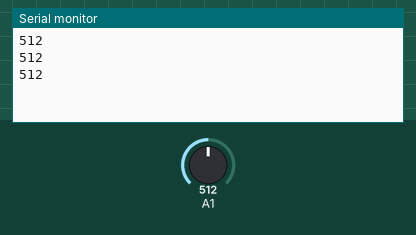
Simulated run of this sketch. Board: Arduino Uno, built with avr-gcc and run on an emulated ATmega328P. Parts: the last lines printed to the serial monitor. The inputs (shaded band) are chosen by the test bench; at power-on: A1 = 512.

Above: at 1.3 s.
1.4 s: A1 set to 716
At 1.9 s:
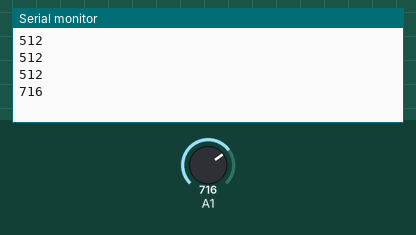
2.9 s: A1 set to 900
At 3.4 s:
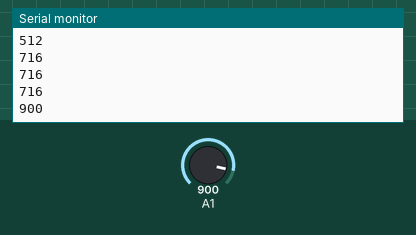
Timing chart, 0 to 5.9 s (numbered marks = the images above; inputs shaded):
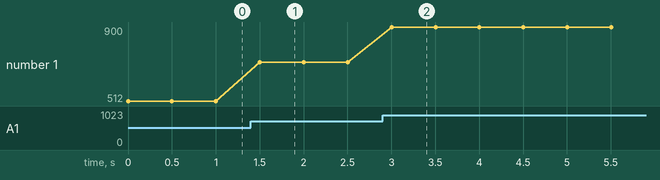

The sketch:

test_bench.ino
```cpp
void setup() {
  Serial.begin(9600);
  // put your setup code here, to run once:

}

void loop() {
  int input = analogRead(A1);
  Serial.println(input);
  delay(500);
  // put your main code here, to run repeatedly:

}
```

Measured:
- after the input at 1.4 s, the serial monitor: prints a new line after 0.10 s (image 1)
- after the input at 2.9 s, the serial monitor: prints a new line after 0.10 s (image 2)
- plotted number 1: 512 → 716 after the input at 1.4 s, 716 → 900 after the input at 2.9 s
